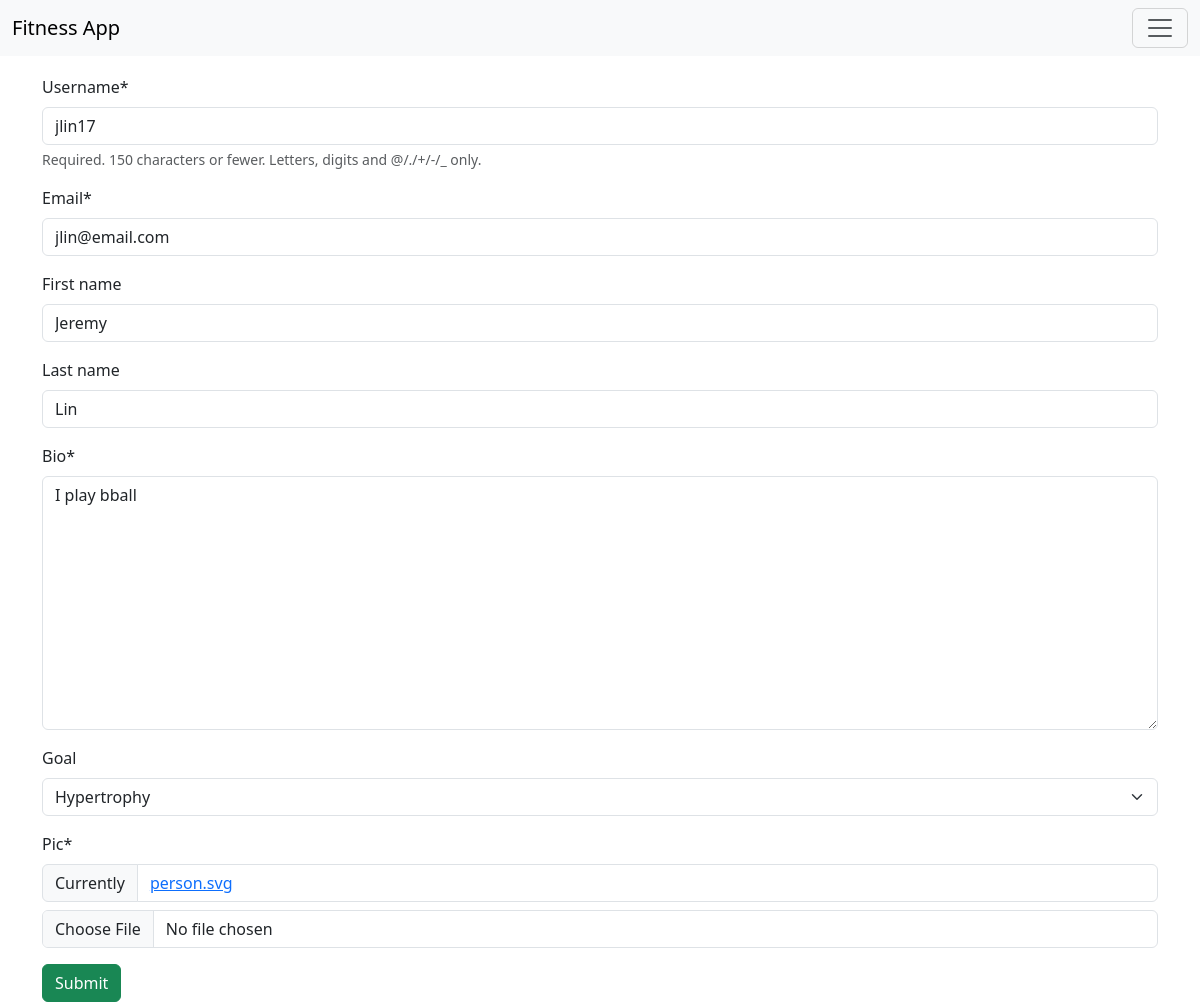
/base/userupdate/7, run on the app's committed database.
### base/models.py (models this page shows)
class User(AbstractUser):
    email = models.EmailField(unique=True, null=True)
    bio = models.TextField(null=True)
    goal = models.ForeignKey(GoalsModel, on_delete=models.SET_NULL, null=True, blank=True)
    USERNAME_FIELD = 'email'
    REQUIRED_FIELDS = []
    pic = models.ImageField(null=True, default='person.svg')

class GoalsModel(models.Model):
    goal = models.CharField(max_length=200, null=True)
    def __str__(self):
        return self.goal

### base/views.py (the view, shortened to what this page needs)
# urls.py: path("userupdate/<int:pk>", views.UserEditView.as_view(), name="user_edit"),
class UserEditView(View):
    template_name = "base/profile_form.html"
    def get(self, request, pk):
        user = User.objects.get(pk=pk)
        form = UserForm(instance=user)
        ctx = {"form":form}
        return render(request, self.template_name, ctx)

### base/forms.py (shortened to what this page needs)
class UserForm(forms.ModelForm):
    class Meta:
        model = User
        fields = ["username", "email", "first_name", "last_name", "bio", "goal", "pic"]

### base/templates/base/profile_form.html (shortened to what this page needs)
{% extends 'main.html' %}
{% block content %}
{% load crispy_forms_tags %}
<form action="" method="post" enctype="multipart/form-data">
    {{ form|crispy }}
    <input type="submit" value="Submit" class="btn btn-success">
</form>
{% endblock %}

### data on the page
User: username "jlin17", email "jlin@email.com", first_name "Jeremy", last_name "Lin", bio "I play bball"
GoalsModel: goal "Hypertrophy"
